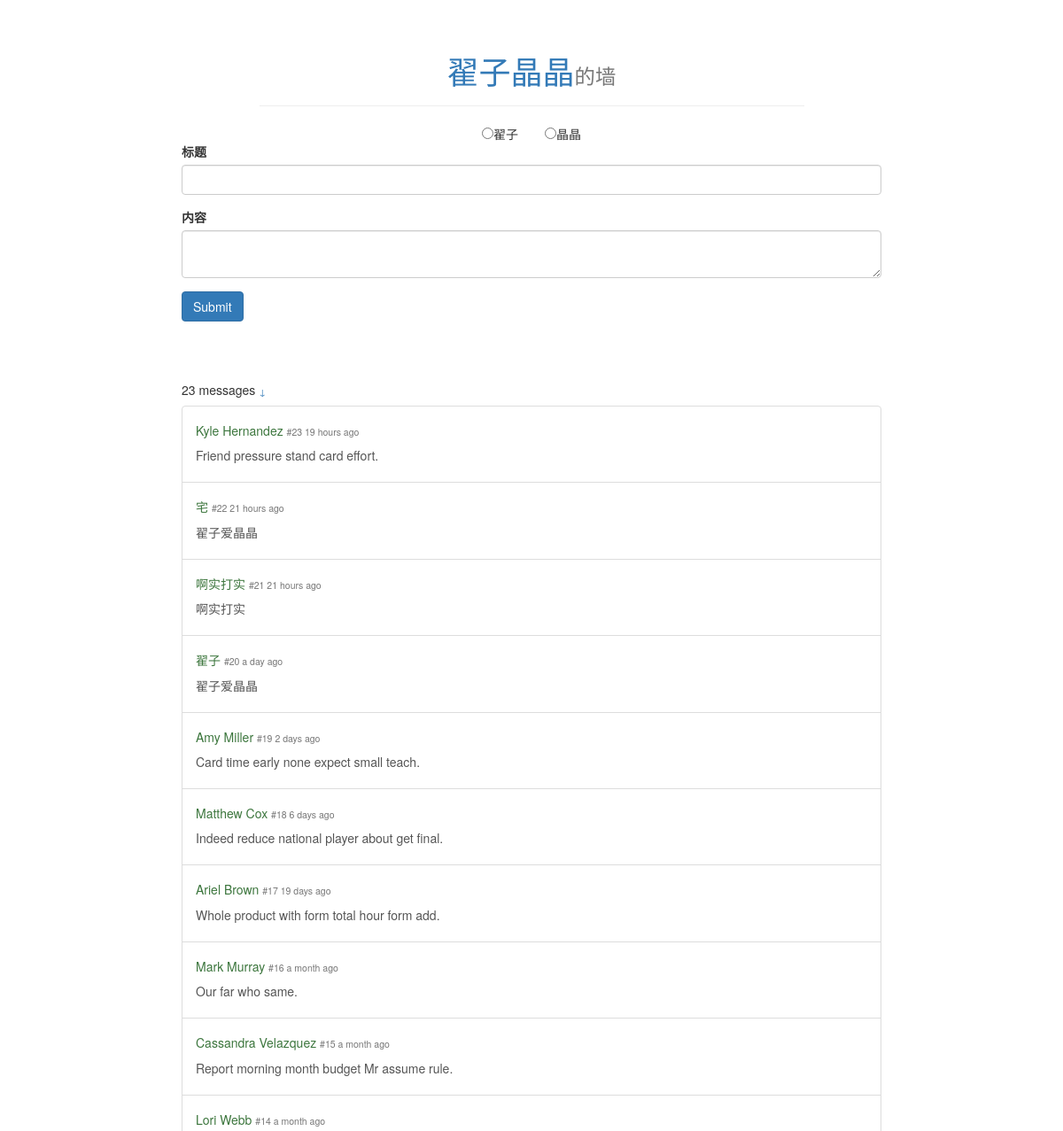
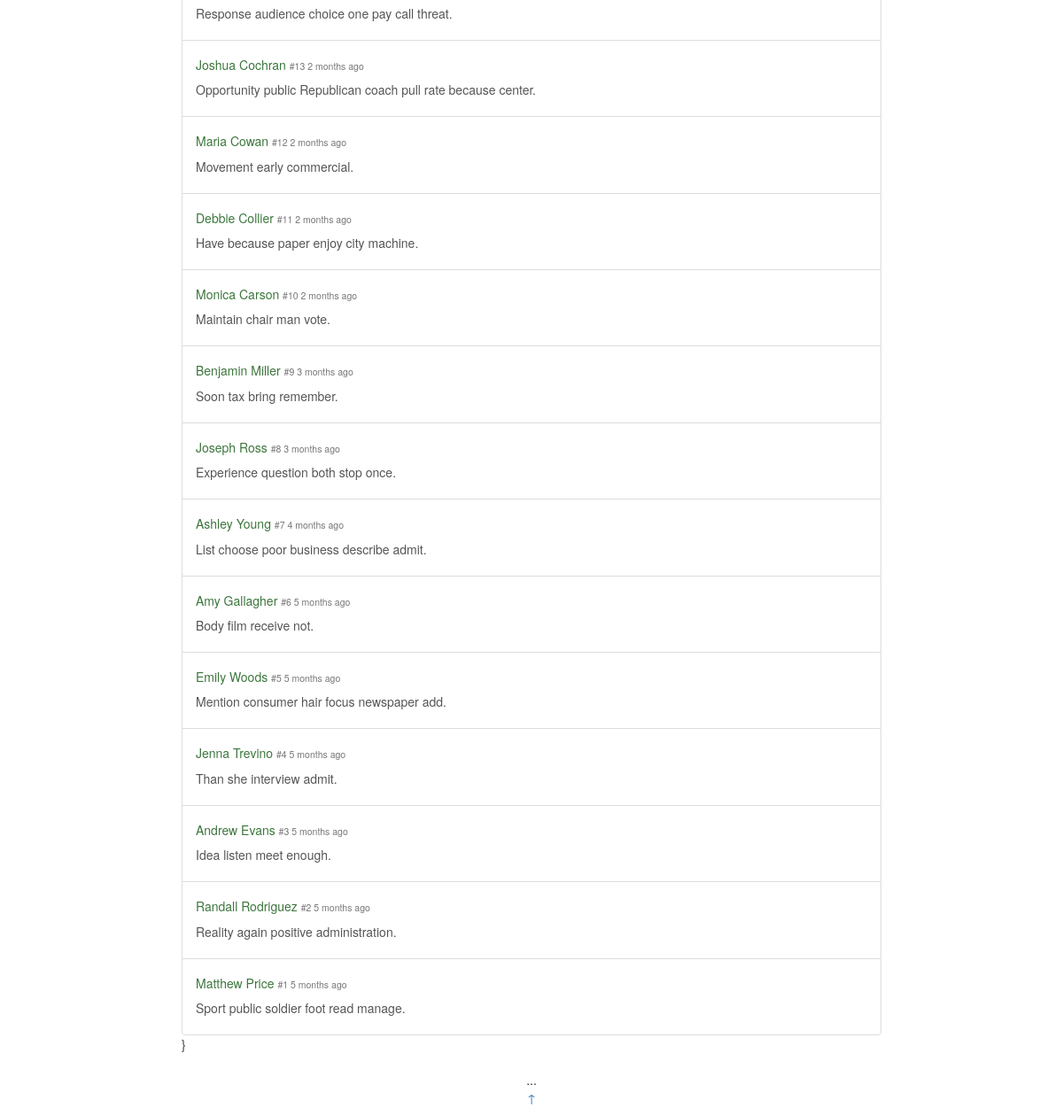
The page / on the database its author committed (2 pictures, top to bottom).
### lovewall/models.py (models this page shows)
class Message(db.Model):
    id = db.Column(db.Integer, primary_key=True)
    name = db.Column(db.String(20))
    body = db.Column(db.String(5000))
    timestamp = db.Column(db.DateTime, default=datetime.utcnow, index=True)

### lovewall/views.py (the view, shortened to what this page needs)
@app.route('/', methods=['GET', 'POST'])
def index():
    messages = Message.query.order_by(Message.timestamp.desc()).all()
    print(messages)
    form = HelloForm()
    return render_template('index.html', form=form, messages=messages)

### lovewall/forms.py
class HelloForm(FlaskForm):
    name = StringField('标题', validators=[DataRequired(), Length(1, 20)])
    body = TextAreaField('内容', validators=[DataRequired(), Length(1, 5000)])
    submit = SubmitField()

### lovewall/templates/index.html (shortened to what this page needs)
{% extends 'base.html' %}
{% from 'bootstrap/form.html' import render_form %}
{% block content %}
<div class="row">
      <div class="col-xs-3 col-md-3"></div>
      <div class="col-xs-3 col-md-3 text-right">
        <input name="choice" type="radio">翟子
      </div>
      <div class="col-xs-3 col-md-3">
        <input name="choice" type="radio">晶晶
      </div>
      <div class="col-xs-3 col-md-3"></div>
    </div>
<div class="row">
  <div class="col-xs-2 col-md-2"></div>
  <div class="col-xs-8 col-md-8">
    <div class="hello-form">
        {{ render_form(form) }}
    </div>
  </div>
  <div class="col-xs-2 col-md-2"></div>
</div>
<br><br><br>
<div class="row">
  <div class="col-xs-2 col-md-2"></div>
  <div class="col-xs-8 col-md-8">
    <h5>
        {{messages|length}} messages
         <small class="float-right">
         <a href="#bottom" title="Go Bottom">&darr;</a>
         </small>
    </h5>
  </div>
  <div class="col-xs-2 col-md-2"></div>
</div>
<div class="row">
    <div class="col-xs-2 col-md-2"></div>
    <div class="col-xs-8 col-md-8">
        <div class="list-group">
            {% for message in messages %}
            <a class="list-group-item list-group-item-action flex-column">
                <div class="d-flex w-100 justify-content-between">
                    <h5 class="mb-1 text-success">
                        {{ message.name }}
                        <small class="text-muted">
                            #{{ loop.revindex }}
                            {{ moment(message.timestamp).fromNow(refresh=True) }}
                        </small>
                    </h5>
                </div>
                <p class="mb-1">
                    {{ message.body }}
                </p>
            </a>
            {% endfor %}}
        </div>
    </div>
    <div class="col-xs-2 col-md-2"></div>
</div>
{% endblock %}

### lovewall/templates/base.html (shortened to what this page needs)
<!DOCTYPE html>
<html lang="zh-CN">
  <head>
    <link rel="stylesheet" href="{{ url_for('static', filename='css/bootstrap.min.css')}}" type="text/css">
  </head>
  <body>
    <div class="row">
      <div class="col-xs-6 col-md-6 page-header text-center">
        <h1><a href="{{ url_for('index') }}">翟子晶晶</a><small>的墙</small></h1>
      </div>
    </div>
    {% block content %}{% endblock %}
  <footer class="text-center">
      {% block footer %}
      ...
      <p><a id="bottom" title="Go Top" href="#">&uarr;</a></p>
      {% endblock %}
  </footer>
  </body>
</html>

### rows shown on the page
Message: name "Kyle Hernandez", timestamp "19 hours ago", body "Friend pressure stand card effort."
Message: name "宅", timestamp "21 hours ago", body "翟子爱晶晶"
Message: name "啊实打实", timestamp "21 hours ago", body "啊实打实"
Message: name "翟子", timestamp "a day ago", body "翟子爱晶晶"
Message: name "Amy Miller", timestamp "2 days ago", body "Card time early none expect small teach."
Message: name "Matthew Cox", timestamp "6 days ago", body "Indeed reduce national player about get final."
Message: name "Ariel Brown", timestamp "19 days ago", body "Whole product with form total hour form add."
Message: name "Mark Murray", timestamp "a month ago", body "Our far who same."
Message: name "Cassandra Velazquez", timestamp "a month ago", body "Report morning month budget Mr assume rule."
Message: name "Lori Webb", timestamp "a month ago", body "Response audience choice one pay call threat."
Message: name "Joshua Cochran", timestamp "2 months ago", body "Opportunity public Republican coach pull rate because center."
Message: name "Maria Cowan", timestamp "2 months ago", body "Movement early commercial."
Message: name "Debbie Collier", timestamp "2 months ago", body "Have because paper enjoy city machine."
Message: name "Monica Carson", timestamp "2 months ago", body "Maintain chair man vote."
Message: name "Benjamin Miller", timestamp "3 months ago", body "Soon tax bring remember."
Message: name "Joseph Ross", timestamp "3 months ago", body "Experience question both stop once."
Message: name "Ashley Young", timestamp "4 months ago", body "List choose poor business describe admit."
Message: name "Amy Gallagher", timestamp "5 months ago", body "Body film receive not."
Message: name "Emily Woods", timestamp "5 months ago", body "Mention consumer hair focus newspaper add."
Message: name "Jenna Trevino", timestamp "5 months ago", body "Than she interview admit."
Message: name "Andrew Evans", timestamp "5 months ago", body "Idea listen meet enough."
Message: name "Randall Rodriguez", timestamp "5 months ago", body "Reality again positive administration."
Message: name "Matthew Price", timestamp "5 months ago", body "Sport public soldier foot read manage."

### other values the page prints
{{ messages|length }} "23"
